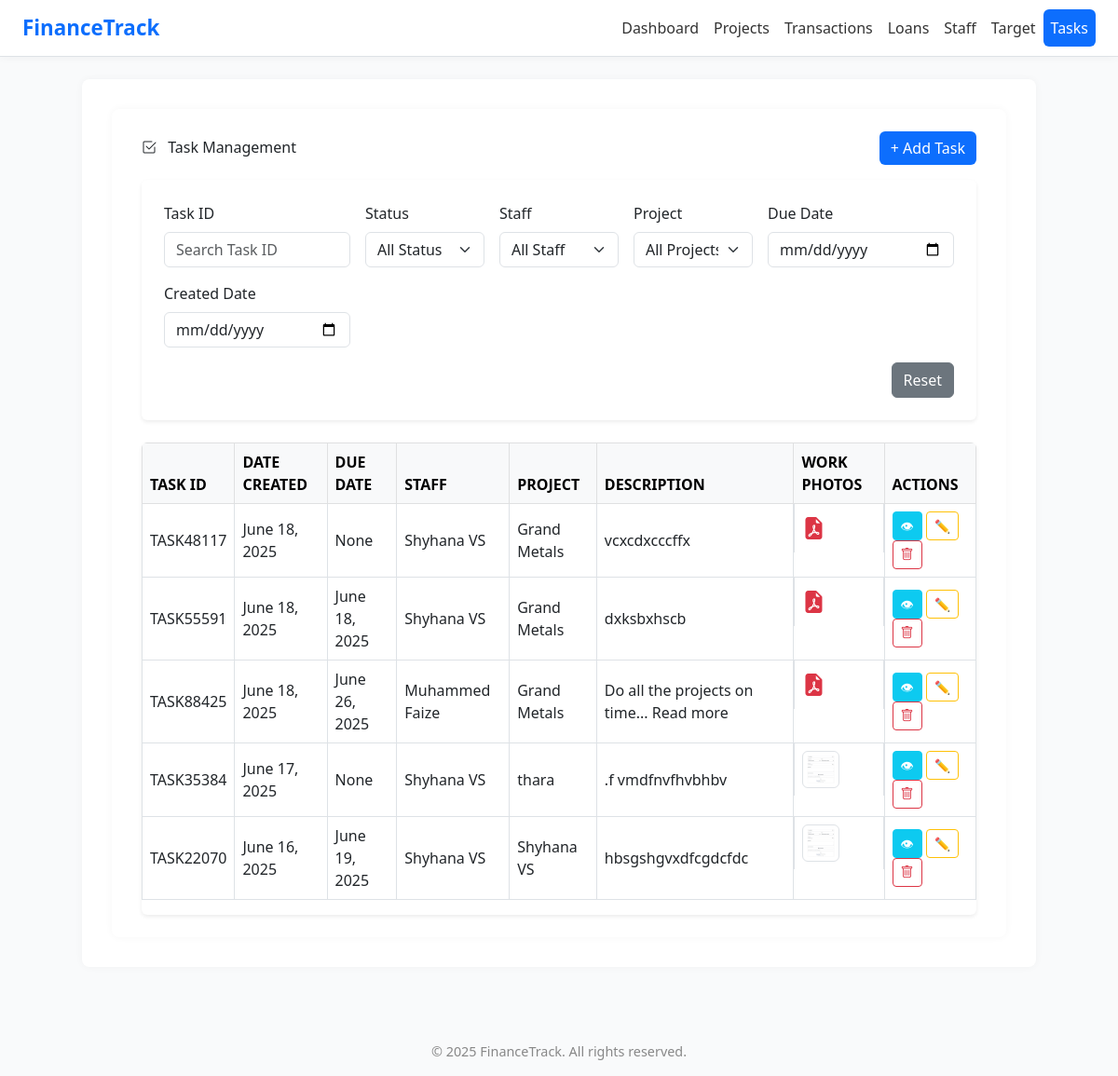
The app's page /task_list with its own data.
### app1/models.py (models this page shows, shortened)
class Task(models.Model):
    STATUS_CHOICES = [
        ('Pending', 'Pending'),
        ('In Progress', 'In Progress'),
        ('Completed', 'Completed'),
    ]
    task_id = models.CharField(max_length=50, unique=True)
    date = models.DateField()
    due_date = models.DateField(null=True, blank=True)  # ✅ New
    status = models.CharField(max_length=20, choices=STATUS_CHOICES, default='Pending')  # ✅ New
    staff = models.ForeignKey('Staff', on_delete=models.CASCADE)
    project = models.ForeignKey('Project', on_delete=models.CASCADE)
    description = models.TextField()
    voice_memo = models.FileField(upload_to='voice_memos/', blank=True, null=True)

class Staff(models.Model):
    user = models.OneToOneField(User, on_delete=models.CASCADE,null=True, blank=True)
    staff_id = models.CharField(max_length=20, unique=True)
    name = models.CharField(max_length=100)
    photo = models.ImageField(upload_to='staff_photos/', blank=True, null=True)
    designation = models.CharField(max_length=100)
    department = models.CharField(max_length=100)
    project = models.ForeignKey(Project, on_delete=models.SET_NULL, null=True, blank=True)
    salary = models.DecimalField(max_digits=10, decimal_places=2)
    date_of_join = models.DateField()
    def __str__(self):
        return self.name

class Project(models.Model):
    code = models.CharField(max_length=20)
    name = models.CharField(max_length=100)
    location = models.CharField(max_length=100)
    total_budget = models.DecimalField(max_digits=12, decimal_places=2)
    start_date = models.DateField()
    end_date = models.DateField()
    notes = models.TextField(blank=True, null=True)
    def __str__(self):
        return self.name

class TaskFile(models.Model):
    task = models.ForeignKey(Task, related_name='files', on_delete=models.CASCADE)
    file = models.FileField(upload_to='task_files/')

### app1/views.py (the view, shortened to what this page needs)
# urls.py: path('task_list', views.task_list, name='task_list'),
def task_list(request):
    tasks = Task.objects.all().order_by('-date')
    task_id = request.GET.get('task_id')
    status = request.GET.get('status')
    staff = request.GET.get('staff')
    project = request.GET.get('project')
    due_date_from = request.GET.get('due_date_from')
    due_date_to = request.GET.get('due_date_to')
    created_from = request.GET.get('created_from')
    created_to = request.GET.get('created_to')
    if task_id:
        tasks = tasks.filter(task_id__icontains=task_id)
    if status and status != 'all':
        tasks = tasks.filter(status=status)
    if staff and staff != 'all':
        tasks = tasks.filter(staff_id=staff)
    if project and project != 'all':
        tasks = tasks.filter(project_id=project)
    if due_date_from:
        tasks = tasks.filter(due_date__gte=due_date_from)
    if due_date_to:
        tasks = tasks.filter(due_date__lte=due_date_to)
    if created_from:
        tasks = tasks.filter(date__gte=created_from)
    if created_to:
        tasks = tasks.filter(date__lte=created_to)
    form = TaskForm()
    for task in tasks:
        task.get_form = TaskForm(instance=task, prefix=f"task_{task.id}")
    context = {
        'tasks': tasks,
        'form': form,
        'staffs': Staff.objects.all(),
        'projects': Project.objects.all(),
        'get': request.GET,
    }
    return render(request, 'task.html', context)

### templates/task.html (shortened to what this page needs)
{% extends "base.html" %}
{% load static %}
{% block content %}
<div class="container py-4">
  <div class="d-flex justify-content-between align-items-center mb-3">
    <h2 class="page-title mb-3 mb-md-0">
  <i class="bi bi-check2-square me-2"></i> Task Management
   </h2>
    <button class="btn btn-primary" data-bs-toggle="modal" data-bs-target="#addTaskModal">+ Add Task</button>
  </div>
  <form method="GET" class="mb-4 bg-white p-4 rounded shadow-sm" id="filterForm">
    <div class="row g-3 align-items-end">
      <div class="col-md-3">
        <label class="form-label">Task ID</label>
        <input type="text" name="task_id" class="form-control filter-input" placeholder="Search Task ID" value="{{ get.task_id }}">
      </div>
      <div class="col-md-2">
        <label class="form-label">Status</label>
        <select name="status" class="form-select filter-input">
          <option value="all" {% if get.status == "all" or not get.status %}selected{% endif %}>All Status</option>
        </select>
      </div>
      <div class="col-md-2">
        <label class="form-label">Staff</label>
        <select name="staff" class="form-select filter-input">
          <option value="all" {% if get.staff == "all" or not get.staff %}selected{% endif %}>All Staff</option>
        </select>
      </div>
      <div class="col-md-2">
        <label class="form-label">Project</label>
        <select name="project" class="form-select filter-input">
          <option value="all" {% if get.project == "all" or not get.project %}selected{% endif %}>All Projects</option>
        </select>
      </div>
      <div class="col-md-3">
        <label class="form-label">Due Date</label>
        <input type="date" name="due_date_from" class="form-control filter-input" value="{{ get.due_date_from }}">
      </div>
      <div class="col-md-3">
        <label class="form-label">Created Date</label>
        <input type="date" name="created_from" class="form-control filter-input" value="{{ get.created_from }}">
      </div>
      <div class="col-md-12 text-end">
        <a href="{% url 'task_list' %}" class="btn btn-secondary">Reset</a>
      </div>
    </div>
  </form>
  <div class="table-responsive bg-white rounded shadow-sm">
    <table class="table table-bordered align-middle">
      <thead class="table-light">
        <tr>
          <th>TASK ID</th>
          <th>DATE CREATED</th>
          <th>DUE DATE</th>
          <th>STAFF</th>
          <th>PROJECT</th>
          <th>DESCRIPTION</th>
          <th>WORK PHOTOS</th>
          <th>ACTIONS</th>
        </tr>
      </thead>
      <tbody>
        {% for task in tasks %}
        <tr>
          <td>{{ task.task_id }}</td>
          <td>{{ task.date }}</td>
          <td>{{task.due_date}}</td>
          <td>{{ task.staff.name }}</td>
          <td>{{ task.project.name }}</td>
          <td>
  {% if task.description|length > 25 %}
    {{ task.description|truncatechars:50 }}...
    <a href="{% url 'view_task' task.id %}">Read more</a>
  {% else %}
    {{ task.description }}
  {% endif %}
</td>
         <td class="d-flex flex-wrap gap-2">
  {% for file in task.files.all %}
    {% with file.file.url|lower as file_url %}
      {% if ".pdf" in file_url %}
        <a href="{{ file.file.url }}" target="_blank" class="text-danger" title="View PDF">
          <i class="bi bi-file-earmark-pdf-fill fs-4"></i>
        </a>
      {% elif ".jpg" in file_url or ".jpeg" in file_url or ".png" in file_url %}
        <a href="{{ file.file.url }}" target="_blank" title="View Image">
          <img src="{{ file.file.url }}" alt="Work Photo" class="img-thumbnail" style="width: 40px; height: 40px; object-fit: cover;">
        </a>
      {% else %}
        <a href="{{ file.file.url }}" target="_blank" class="text-primary" title="Download File">
          <i class="bi bi-file-earmark-fill fs-4"></i>
        </a>
      {% endif %}
    {% endwith %}
  {% empty %}
    <span class="text-muted">None</span>
  {% endfor %}
</td>
          <td>
            <a href="{% url 'view_task' task.pk %}" class="btn btn-sm btn-info text-white">👁</a>
            <button class="btn btn-sm btn-outline-warning" data-bs-toggle="modal" data-bs-target="#editTaskModal{{ task.id }}">✏️</button>
            <a href="{% url 'delete_task' task.pk %}" onclick="return confirm('Are you sure?')" class="btn btn-sm btn-outline-danger"><i class="bi bi-trash"></i></a>
          </td>
        </tr>
        {% endfor %}
      </tbody>
    </table>
  </div>
</div>
{% endblock %}

### templates/base.html (style rules this page uses)
body { background-color: #f9fafb; font-family: 'Segoe UI', sans-serif; }
.container { background: white; padding: 2rem; border-radius: 0.5rem; box-shadow: 0 0 8px rgba(0,0,0,0.04); }
.btn-primary { background-color: #0d6efd; border: none; }

### records on screen
Task: task_id "TASK48117", date "June 18, 2025", due_date "None", staff.name "Shyhana VS", project.name "Grand Metals", description "vcxcdxcccffx"
Task: task_id "TASK55591", date "June 18, 2025", due_date "June 18, 2025", staff.name "Shyhana VS", project.name "Grand Metals", description "dxksbxhscb"
Task: task_id "TASK88425", date "June 18, 2025", due_date "June 26, 2025", staff.name "Muhammed Faize", project.name "Grand Metals", description "Do all the projects on time"
Task: task_id "TASK35384", date "June 17, 2025", due_date "None", staff.name "Shyhana VS", project.name "thara", description ".f vmdfnvfhvbhbv"
TaskFile: file (picture)
Task: task_id "TASK22070", date "June 16, 2025", due_date "June 19, 2025", staff.name "Shyhana VS", project.name "Shyhana VS", description "hbsgshgvxdfcgdcfdc"
TaskFile: file (picture)

### other values on screen
{{ year|default:"2025" }} "2025"
